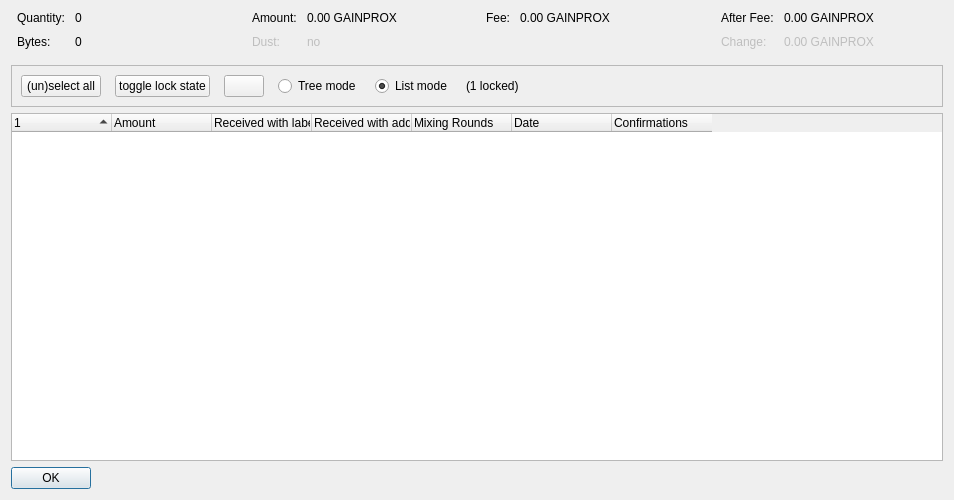
<?xml version="1.0" encoding="UTF-8"?>
<ui version="4.0">
 <class>CoinControlDialog</class>
 <widget class="QDialog" name="CoinControlDialog">
  <property name="geometry">
   <rect>
    <x>0</x>
    <y>0</y>
    <width>954</width>
    <height>500</height>
   </rect>
  </property>
  <property name="windowTitle">
   <string>Coin Selection</string>
  </property>
  <layout class="QVBoxLayout" name="verticalLayout">
   <item>
    <layout class="QHBoxLayout" name="horizontalLayoutTop" stretch="0,0,0,0">
     <property name="topMargin">
      <number>0</number>
     </property>
     <property name="bottomMargin">
      <number>10</number>
     </property>
     <item>
      <layout class="QFormLayout" name="formLayoutCoinControl1">
       <property name="horizontalSpacing">
        <number>10</number>
       </property>
       <property name="verticalSpacing">
        <number>10</number>
       </property>
       <property name="leftMargin">
        <number>6</number>
       </property>
       <property name="rightMargin">
        <number>6</number>
       </property>
       <item row="0" column="0">
        <widget class="QLabel" name="labelCoinControlQuantityText">
         <property name="text">
          <string>Quantity:</string>
         </property>
        </widget>
       </item>
       <item row="0" column="1">
        <widget class="QLabel" name="labelCoinControlQuantity">
         <property name="cursor">
          <cursorShape>IBeamCursor</cursorShape>
         </property>
         <property name="contextMenuPolicy">
          <enum>Qt::ActionsContextMenu</enum>
         </property>
         <property name="text">
          <string notr="true">0</string>
         </property>
         <property name="textInteractionFlags">
          <set>Qt::LinksAccessibleByMouse|Qt::TextSelectableByKeyboard|Qt::TextSelectableByMouse</set>
         </property>
        </widget>
       </item>
       <item row="1" column="0">
        <widget class="QLabel" name="labelCoinControlBytesText">
         <property name="text">
          <string>Bytes:</string>
         </property>
        </widget>
       </item>
       <item row="1" column="1">
        <widget class="QLabel" name="labelCoinControlBytes">
         <property name="cursor">
          <cursorShape>IBeamCursor</cursorShape>
         </property>
         <property name="contextMenuPolicy">
          <enum>Qt::ActionsContextMenu</enum>
         </property>
         <property name="text">
          <string notr="true">0</string>
         </property>
         <property name="textInteractionFlags">
          <set>Qt::LinksAccessibleByMouse|Qt::TextSelectableByKeyboard|Qt::TextSelectableByMouse</set>
         </property>
        </widget>
       </item>
      </layout>
     </item>
     <item>
      <layout class="QFormLayout" name="formLayoutCoinControl2">
       <property name="horizontalSpacing">
        <number>10</number>
       </property>
       <property name="verticalSpacing">
        <number>10</number>
       </property>
       <property name="leftMargin">
        <number>6</number>
       </property>
       <property name="rightMargin">
        <number>6</number>
       </property>
       <item row="0" column="0">
        <widget class="QLabel" name="labelCoinControlAmountText">
         <property name="text">
          <string>Amount:</string>
         </property>
        </widget>
       </item>
       <item row="0" column="1">
        <widget class="QLabel" name="labelCoinControlAmount">
         <property name="cursor">
          <cursorShape>IBeamCursor</cursorShape>
         </property>
         <property name="contextMenuPolicy">
          <enum>Qt::ActionsContextMenu</enum>
         </property>
         <property name="text">
          <string notr="true">0.00 GAINPROX</string>
         </property>
         <property name="textInteractionFlags">
          <set>Qt::LinksAccessibleByMouse|Qt::TextSelectableByKeyboard|Qt::TextSelectableByMouse</set>
         </property>
        </widget>
       </item>
       <item row="1" column="0">
        <widget class="QLabel" name="labelCoinControlLowOutputText">
         <property name="enabled">
          <bool>false</bool>
         </property>
         <property name="text">
          <string>Dust:</string>
         </property>
        </widget>
       </item>
       <item row="1" column="1">
        <widget class="QLabel" name="labelCoinControlLowOutput">
         <property name="enabled">
          <bool>false</bool>
         </property>
         <property name="cursor">
          <cursorShape>IBeamCursor</cursorShape>
         </property>
         <property name="contextMenuPolicy">
          <enum>Qt::ActionsContextMenu</enum>
         </property>
         <property name="text">
          <string notr="true">no</string>
         </property>
         <property name="textInteractionFlags">
          <set>Qt::LinksAccessibleByMouse|Qt::TextSelectableByKeyboard|Qt::TextSelectableByMouse</set>
         </property>
        </widget>
       </item>
      </layout>
     </item>
     <item>
      <layout class="QFormLayout" name="formLayoutCoinControl3">
       <property name="horizontalSpacing">
        <number>10</number>
       </property>
       <property name="verticalSpacing">
        <number>10</number>
       </property>
       <property name="leftMargin">
        <number>6</number>
       </property>
       <property name="rightMargin">
        <number>6</number>
       </property>
       <item row="0" column="0">
        <widget class="QLabel" name="labelCoinControlFeeText">
         <property name="text">
          <string>Fee:</string>
         </property>
        </widget>
       </item>
       <item row="0" column="1">
        <widget class="QLabel" name="labelCoinControlFee">
         <property name="cursor">
          <cursorShape>IBeamCursor</cursorShape>
         </property>
         <property name="contextMenuPolicy">
          <enum>Qt::ActionsContextMenu</enum>
         </property>
         <property name="text">
          <string notr="true">0.00 GAINPROX</string>
         </property>
         <property name="textInteractionFlags">
          <set>Qt::LinksAccessibleByMouse|Qt::TextSelectableByKeyboard|Qt::TextSelectableByMouse</set>
         </property>
        </widget>
       </item>
      </layout>
     </item>
     <item>
      <layout class="QFormLayout" name="formLayoutCoinControl4">
       <property name="horizontalSpacing">
        <number>10</number>
       </property>
       <property name="verticalSpacing">
        <number>10</number>
       </property>
       <property name="leftMargin">
        <number>6</number>
       </property>
       <property name="rightMargin">
        <number>6</number>
       </property>
       <item row="0" column="0">
        <widget class="QLabel" name="labelCoinControlAfterFeeText">
         <property name="text">
          <string>After Fee:</string>
         </property>
        </widget>
       </item>
       <item row="0" column="1">
        <widget class="QLabel" name="labelCoinControlAfterFee">
         <property name="cursor">
          <cursorShape>IBeamCursor</cursorShape>
         </property>
         <property name="contextMenuPolicy">
          <enum>Qt::ActionsContextMenu</enum>
         </property>
         <property name="text">
          <string notr="true">0.00 GAINPROX</string>
         </property>
         <property name="textInteractionFlags">
          <set>Qt::LinksAccessibleByMouse|Qt::TextSelectableByKeyboard|Qt::TextSelectableByMouse</set>
         </property>
        </widget>
       </item>
       <item row="1" column="0">
        <widget class="QLabel" name="labelCoinControlChangeText">
         <property name="enabled">
          <bool>false</bool>
         </property>
         <property name="text">
          <string>Change:</string>
         </property>
        </widget>
       </item>
       <item row="1" column="1">
        <widget class="QLabel" name="labelCoinControlChange">
         <property name="enabled">
          <bool>false</bool>
         </property>
         <property name="cursor">
          <cursorShape>IBeamCursor</cursorShape>
         </property>
         <property name="contextMenuPolicy">
          <enum>Qt::ActionsContextMenu</enum>
         </property>
         <property name="text">
          <string notr="true">0.00 GAINPROX</string>
         </property>
         <property name="textInteractionFlags">
          <set>Qt::LinksAccessibleByMouse|Qt::TextSelectableByKeyboard|Qt::TextSelectableByMouse</set>
         </property>
        </widget>
       </item>
      </layout>
     </item>
    </layout>
   </item>
   <item>
    <widget class="QFrame" name="frame">
     <property name="minimumSize">
      <size>
       <width>0</width>
       <height>40</height>
      </size>
     </property>
     <property name="frameShape">
      <enum>QFrame::StyledPanel</enum>
     </property>
     <property name="frameShadow">
      <enum>QFrame::Sunken</enum>
     </property>
     <layout class="QHBoxLayout" name="horizontalLayout">
      <item>
       <layout class="QHBoxLayout" name="horizontalLayoutPanel" stretch="0,0,0,0,0,0,0">
        <property name="spacing">
         <number>14</number>
        </property>
        <item>
         <widget class="QPushButton" name="pushButtonSelectAll">
          <property name="sizePolicy">
           <sizepolicy hsizetype="Maximum" vsizetype="Fixed">
            <horstretch>0</horstretch>
            <verstretch>0</verstretch>
           </sizepolicy>
          </property>
          <property name="text">
           <string>(un)select all</string>
          </property>
          <property name="autoDefault">
           <bool>false</bool>
          </property>
         </widget>
        </item>
        <item>
         <widget class="QPushButton" name="pushButtonToggleLock">
          <property name="sizePolicy">
           <sizepolicy hsizetype="Maximum" vsizetype="Fixed">
            <horstretch>0</horstretch>
            <verstretch>0</verstretch>
           </sizepolicy>
          </property>
          <property name="text">
           <string>toggle lock state</string>
          </property>
          <property name="autoDefault">
           <bool>false</bool>
          </property>
         </widget>
        </item>
        <item>
         <widget class="QPushButton" name="hideButton">
          <property name="sizePolicy">
           <sizepolicy hsizetype="Maximum" vsizetype="Fixed">
            <horstretch>0</horstretch>
            <verstretch>0</verstretch>
           </sizepolicy>
          </property>
          <property name="text">
           <string/>
          </property>
          <property name="autoDefault">
           <bool>false</bool>
          </property>
         </widget>
        </item>
        <item>
         <widget class="QRadioButton" name="radioTreeMode">
          <property name="sizePolicy">
           <sizepolicy hsizetype="Maximum" vsizetype="Fixed">
            <horstretch>0</horstretch>
            <verstretch>0</verstretch>
           </sizepolicy>
          </property>
          <property name="text">
           <string>Tree mode</string>
          </property>
         </widget>
        </item>
        <item>
         <widget class="QRadioButton" name="radioListMode">
          <property name="sizePolicy">
           <sizepolicy hsizetype="Maximum" vsizetype="Fixed">
            <horstretch>0</horstretch>
            <verstretch>0</verstretch>
           </sizepolicy>
          </property>
          <property name="text">
           <string>List mode</string>
          </property>
          <property name="checked">
           <bool>true</bool>
          </property>
         </widget>
        </item>
        <item>
         <widget class="QLabel" name="labelLocked">
          <property name="text">
           <string>(1 locked)</string>
          </property>
         </widget>
        </item>
        <item>
         <spacer name="horizontalSpacer">
          <property name="orientation">
           <enum>Qt::Horizontal</enum>
          </property>
          <property name="sizeHint" stdset="0">
           <size>
            <width>40</width>
            <height>20</height>
           </size>
          </property>
         </spacer>
        </item>
       </layout>
      </item>
     </layout>
    </widget>
   </item>
   <item>
    <widget class="CoinControlTreeWidget" name="treeWidget">
     <property name="contextMenuPolicy">
      <enum>Qt::CustomContextMenu</enum>
     </property>
     <property name="sortingEnabled">
      <bool>false</bool>
     </property>
     <property name="columnCount">
      <number>7</number>
     </property>
     <attribute name="headerShowSortIndicator" stdset="0">
      <bool>true</bool>
     </attribute>
     <attribute name="headerStretchLastSection">
      <bool>false</bool>
     </attribute>
     <column>
      <property name="text">
       <string/>
      </property>
     </column>
     <column>
      <property name="text">
       <string>Amount</string>
      </property>
     </column>
     <column>
      <property name="text">
       <string>Received with label</string>
      </property>
     </column>
     <column>
      <property name="text">
       <string>Received with address</string>
      </property>
     </column>
     <column>
      <property name="text">
       <string>Mixing Rounds</string>
      </property>
     </column>
     <column>
      <property name="text">
       <string>Date</string>
      </property>
     </column>
     <column>
      <property name="text">
       <string>Confirmations</string>
      </property>
      <property name="toolTip">
       <string>Confirmed</string>
      </property>
     </column>
    </widget>
   </item>
   <item>
    <widget class="QDialogButtonBox" name="buttonBox">
     <property name="sizePolicy">
      <sizepolicy hsizetype="Maximum" vsizetype="Fixed">
       <horstretch>0</horstretch>
       <verstretch>0</verstretch>
      </sizepolicy>
     </property>
     <property name="orientation">
      <enum>Qt::Horizontal</enum>
     </property>
     <property name="standardButtons">
      <set>QDialogButtonBox::Ok</set>
     </property>
    </widget>
   </item>
  </layout>
 </widget>
 <customwidgets>
  <customwidget>
   <class>CoinControlTreeWidget</class>
   <extends>QTreeWidget</extends>
   <header>qt/coincontroltreewidget.h</header>
  </customwidget>
 </customwidgets>
 <resources/>
 <connections/>
</ui>
